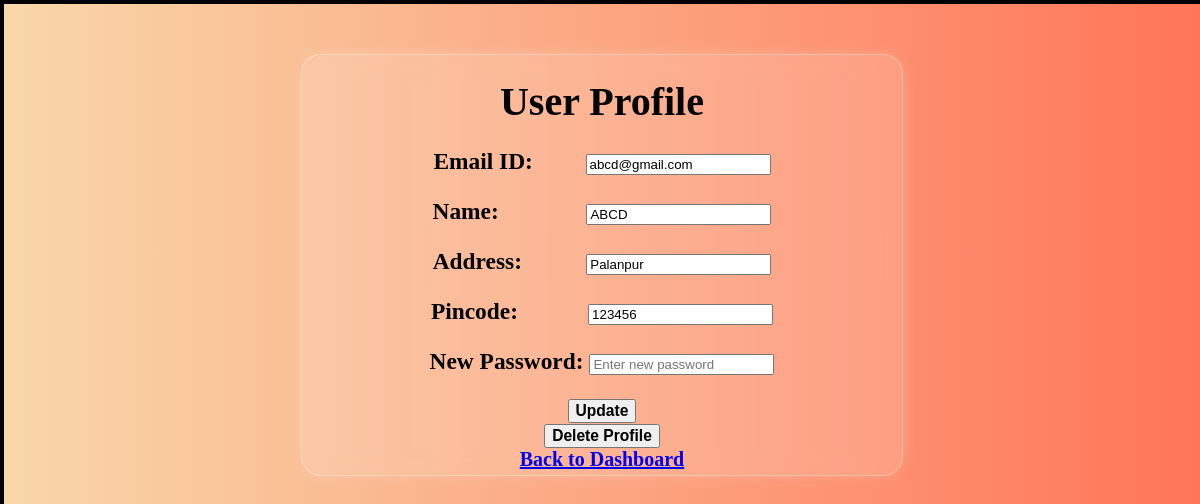
The app's page /userprofile (signed in) with its own data.
### application/models.py (models this page shows)
class User(db.Model):
    id = db.Column(db.Integer, primary_key=True)
    email = db.Column(db.String(255), unique=True, nullable=False)
    password = db.Column(db.String(), nullable=False)
    name = db.Column(db.String(100), nullable=False)
    address = db.Column(db.Text, nullable=False)
    pincode = db.Column(db.String(6), nullable=False)  # Changed Numeric to String for better compatibility
    type = db.Column(db.String(20), default="user")

### application/controller.py (the view, shortened to what this page needs)
@app.route("/userprofile", methods=["GET", "POST"])
def userprofile():
    if "user_name" not in session:
        return redirect(url_for("login"))
    this_user = User.query.filter_by(name=session["user_name"]).first()
    return render_template("userprofile.html", user=this_user)

### templates/userprofile.html (shortened to what this page needs)
<!DOCTYPE html>
<html lang="en">
<head>
    <link rel="stylesheet" href="/static/style.css">
</head>
<body>
    <div id="main">
        <div id="canvas">
            <div id="userprofile"; style="text-align: center">
                <br>
                <h1>User Profile</h1>
                <br>
                <form action="/userprofile" method="post">
                    <h3><label for="email">Email ID:</label>&nbsp;&nbsp;&nbsp;&nbsp;&nbsp;&nbsp;&nbsp;&nbsp;
                    <input type="email" id="email" name="email" value="{{ user.email }}"></h3><br>
                    <h3><label for="name">Name:</label>&nbsp;&nbsp;&nbsp;&nbsp;&nbsp;&nbsp;&nbsp;&nbsp;&nbsp;&nbsp;&nbsp;&nbsp;&nbsp;&nbsp;
                    <input type="text" id="name" name="name" value="{{ user.name }}"></h3><br>
                    <h3><label for="address">Address:</label>&nbsp;&nbsp;&nbsp;&nbsp;&nbsp;&nbsp;&nbsp;&nbsp;&nbsp;&nbsp;
                    <input type="text" id="address" name="address" value="{{ user.address }}"></h3><br>
                    <h3><label for="pincode">Pincode:</label>&nbsp;&nbsp;&nbsp;&nbsp;&nbsp;&nbsp;&nbsp;&nbsp;&nbsp;&nbsp;&nbsp;
                    <input type="text" id="pincode" name="pincode" value="{{ user.pincode }}"></h3><br>
                    <h3><label for="password">New Password:</label>
                    <input type="password" id="password" name="password" placeholder="Enter new password"></h3><br>
                    <button type="submit" class="btn btn-primary"><h3>Update</h3></button><br>
                </form>
                <form action="/delete_profile" method="post">
                    <button type="submit" class="btn btn-danger"><h3>Delete Profile</h3></button>
                </form>
                <h4><a href="/user_dashboard">Back to Dashboard</a></h4>
            </div>
        </div>
    </div>
</body>
</html>

### static/style.css (style rules this page uses)
* { margin:0px; }
#main,#canvas { border : 2px solid black; background-color: #000; color: white }
#canvas { width: 100%; height:800px; margin: auto; background: linear-gradient(to right, #f8d7a9, #ff7559); color: black; font-size: 20px; }

### templates/userprofile.html (style rules this page uses)
#userprofile { width: 600px; height: 420px; margin: auto; border: 1px solid rgba(255, 255, 255, 0.3); margin-top: 50px; background: rgba(255, 255, 255, 0.15); backdrop-filter: blur(10px); border-radius:20px; box-shadow: 0 0 15px rgba(255, 255, 255, 0.2); text-align: center; }

### records on screen
User: email "abcd@gmail.com", name "ABCD", address "Palanpur", pincode "123456"
